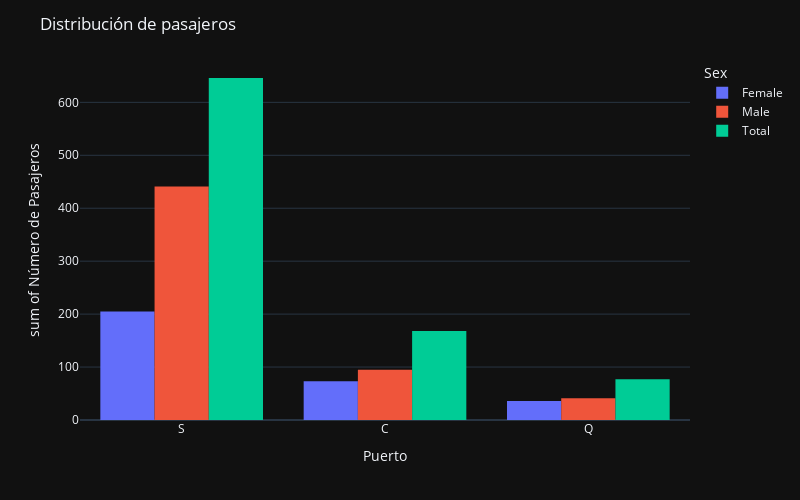

Write notebook code for a chart like this one.
### Code cell
puerto_genero=titanic.groupby('Sex')['Embarked'].value_counts().reset_index(name='count')
total_puerto=titanic.groupby('Embarked')['Embarked'].count()
puerto_genero.loc[6,['Sex','Embarked','count']]=['Total','S',total_puerto.iloc[2]]
puerto_genero.loc[7,['Sex','Embarked','count']]=['Total','C',total_puerto.iloc[0]]
puerto_genero.loc[8,['Sex','Embarked','count']]=['Total','Q',total_puerto.iloc[1]]
fig4=px.histogram(puerto_genero, x="Embarked", y="count", color="Sex", 
                  labels= {'Embarked': 'Puerto','count':'Número de Pasajeros'}, nbins=3, barmode='group',template='plotly_dark')
fig4.update_layout(height=500, width=800, title_text="Distribución de pasajeros")
fig4.show()

### Figure 1 — Plotly figure (JSON) as saved in the notebook; plotly's stock layout.template omitted (floating-point values rounded to 4 significant figures)
{"data": [{"alignmentgroup": "True", "bingroup": "x", "histfunc": "sum", "hovertemplate": "Sex=Female<br>Puerto=%{x}<br>sum of Número de Pasajeros=%{y}<extra></extra>", "legendgroup": "Female", "marker": {"color": "#636efa", "pattern": {"shape": ""}}, "name": "Female", "nbinsx": 3, "offsetgroup": "Female", "orientation": "v", "showlegend": true, "type": "histogram", "x": ["S", "C", "Q"], "xaxis": "x", "y": [205, 73, 36], "yaxis": "y"}, {"alignmentgroup": "True", "bingroup": "x", "histfunc": "sum", "hovertemplate": "Sex=Male<br>Puerto=%{x}<br>sum of Número de Pasajeros=%{y}<extra></extra>", "legendgroup": "Male", "marker": {"color": "#EF553B", "pattern": {"shape": ""}}, "name": "Male", "nbinsx": 3, "offsetgroup": "Male", "orientation": "v", "showlegend": true, "type": "histogram", "x": ["S", "C", "Q"], "xaxis": "x", "y": [441, 95, 41], "yaxis": "y"}, {"alignmentgroup": "True", "bingroup": "x", "histfunc": "sum", "hovertemplate": "Sex=Total<br>Puerto=%{x}<br>sum of Número de Pasajeros=%{y}<extra></extra>", "legendgroup": "Total", "marker": {"color": "#00cc96", "pattern": {"shape": ""}}, "name": "Total", "nbinsx": 3, "offsetgroup": "Total", "orientation": "v", "showlegend": true, "type": "histogram", "x": ["S", "C", "Q"], "xaxis": "x", "y": [646, 168, 77], "yaxis": "y"}], "layout": {"barmode": "group", "height": 500, "legend": {"title": {"text": "Sex"}, "tracegroupgap": 0}, "margin": {"t": 60}, "title": {"text": "Distribución de pasajeros"}, "width": 800, "xaxis": {"anchor": "y", "domain": [0, 1], "title": {"text": "Puerto"}}, "yaxis": {"anchor": "x", "domain": [0, 1], "title": {"text": "sum of Número de Pasajeros"}}}}
